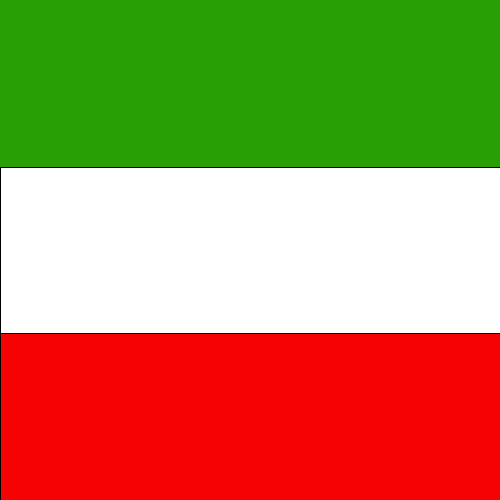
Frame 1 (no input)
Frame 60 (the mouse pressed at the canvas centre just before this capture): identical to frame 1, image omitted
Frame 120 (the mouse held since frame 60 and released just before this capture): identical to frame 1, image omitted

The Processing sketch that drew this single still picture (run headless with seeded random() and noise(); from frame 60 on, the mouse is pressed at the canvas centre):

// Processing sketch: processing_168009
// ── processing_168009.pde

void setup()
{
  size(500,500);
  background(#28A005);
  fill(255);
  rect(0,167,500,166);
  fill(#F50202);
  rect(0,333,500,167);
}
void draw()
{  
}
void
mouseReleased()
{
  /*bANDERAS FONDO */
  background(#28A005);
  fill(255);
  rect(0,167,500,166);
  fill(#F50202);
  rect(0,333,500,167);
/*OSO*/
  fill(#AA5B11);
  ellipse(250,350,180,180);
  ellipse(300,220,60,60);
  ellipse(200,220,60,60);
  noStroke();
  fill(#DB9B5F);
  ellipse(250,380,120,120);
  ellipse(300,220,30,30);
  ellipse(200,220,30,30);
  fill(#AA5B11);
  ellipse(250,260,120,120);
  ellipse(320,420,80,80);
  ellipse(180,420,80,80);
  ellipse(340,340,60,60);
  ellipse(160,340,60,60);
  fill(#743B06);
  ellipse(230,235,30,30);
  ellipse(270,235,30,30);
  ellipse(250,260,20,20);
  rect(230,285,40,5);
}
void
mousePressed()
{ 
  /*bANDERAS FONDO */
  background(#28A005);
  fill(255);
  rect(0,167,500,166);
  fill(#F50202);
  rect(0,333,500,167);
/*OSO*/
  fill(#AA5B11);
  ellipse(125,175,90,90);
  ellipse(150,110,30,30);
  ellipse(100,110,30,30);
  noStroke();
  fill(#DB9B5F);
  ellipse(125,190,60,60);
  ellipse(150,110,15,15);
  ellipse(100,110,15,15);
  fill(#AA5B11);
  ellipse(125,130,60,60);
  ellipse(160,210,40,40);
  ellipse(90,210,40,40);
  ellipse(170,170,30,30);
  ellipse(80,170,30,30);
  fill(#743B06);
  ellipse(115,117.5,15,15);
  ellipse(135,117.5,15,15);
  ellipse(125,130,10,10);
  rect(115,142.5,20,2.5);
}
void
keyPressed()
{ 
  /*bANDERAS FONDO */
  background(#28A005);
  fill(255);
  rect(0,167,500,166);
  fill(#F50202);
  rect(0,333,500,167);
/*OSO*/
  fill(#AA5B11);
  ellipse(250,350,180,180);
  ellipse(300,220,60,60);
  ellipse(200,220,60,60);
  noStroke();
  fill(#010A07);
  ellipse(250,380,120,120);
  ellipse(300,220,30,30);
  ellipse(200,220,30,30);
  fill(#AA5B11);
  ellipse(250,260,120,120);
  ellipse(320,420,80,80);
  ellipse(180,420,80,80);
  ellipse(340,340,60,60);
  ellipse(160,340,60,60);
  fill(#743B06);
  ellipse(230,235,30,30);
  ellipse(270,235,30,30);
  ellipse(250,260,20,20);
  rect(230,285,40,5);
}
